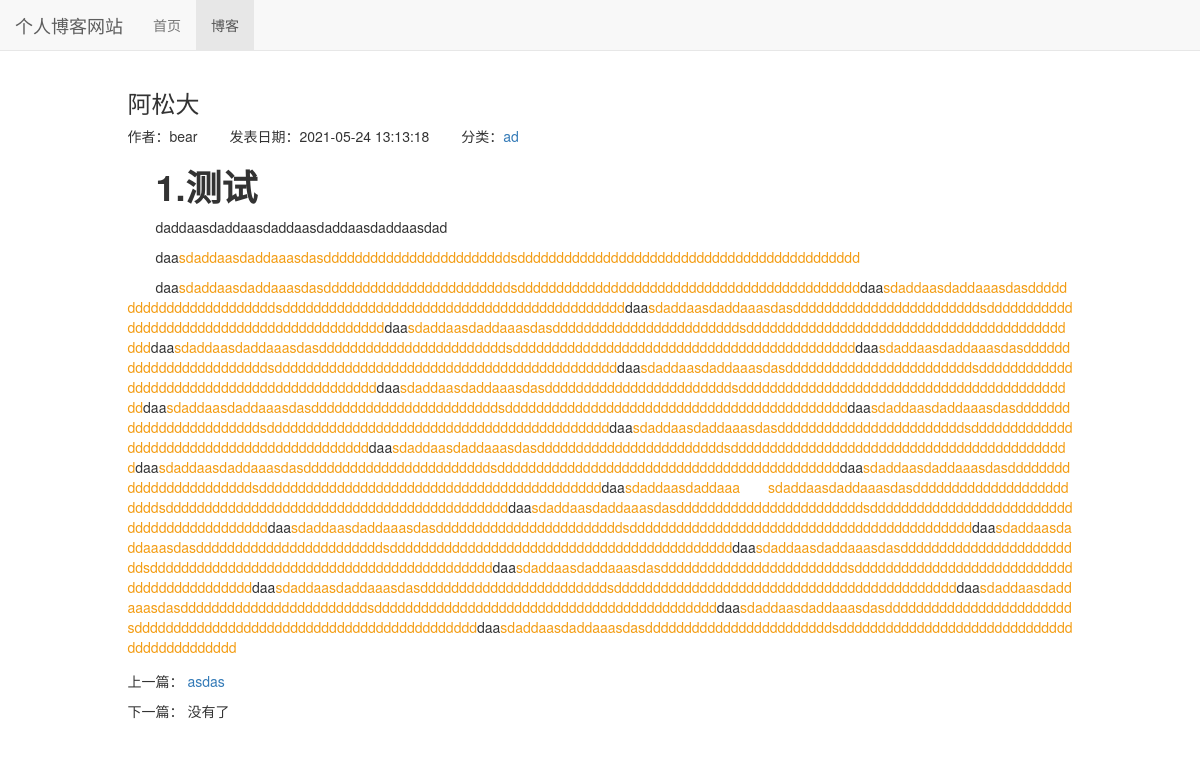
Page /blog/3 on the committed database.
### blog/models.py (models this page shows, shortened)
class Blog(models.Model):
    title = models.CharField(max_length=30)
    blog_type = models.ForeignKey(BlogType, on_delete=models.DO_NOTHING)
    content = RichTextUploadingField()
    author = models.ForeignKey(User, on_delete=models.DO_NOTHING)
    created_time = models.DateTimeField(auto_now_add=True)
    last_updated_time = models.DateTimeField(auto_now_add=True)
    class Meta:
        ordering = ['-created_time']

class BlogType(models.Model):
    type_name = models.CharField(max_length=15)
    def __str__(self):
        return self.type_name

### blog/views.py (the view)
# urls.py: path('<int:blog_pk>', views.blog_detail, name='blog_detail'),
def blog_detail(request,blog_pk):
    content = {}
    blog = get_object_or_404(Blog, pk=blog_pk)
    content['previous_blog'] = Blog.objects.filter(created_time__gt=blog.created_time).last()
    content['next_blog'] = Blog.objects.filter(created_time__lt=blog.created_time).first()
    content['blog'] = blog
    return render_to_response('blog/blog_detail.html', content)

### blog/templates/blog/blog_detail.html (shortened to what this page needs)
{% extends 'base.html' %}
{% block nav_blog_active %}active{% endblock %}
{% load staticfiles %}
{% block header_extends %}
    <link rel="stylesheet" type="text/css" href="{% static 'blog/blog.css' %}">
{% endblock %}
{%  block  content %}
    <div class="container">
        <div class="row">
            <div class="col-xs-10 col-xs-offset-1">
                <h3>{{ blog.title }}</h3>
                <ul class="blog-info-description">
                    <li>作者：{{ blog.author }}</li>
                    <li>发表日期：{{ blog.created_time|date:"Y-m-d H:i:s" }}</li>
                    <li>分类：<a href="{% url 'blogs_with_type' blog.blog_type.pk %}">{{ blog.blog_type }}</a></li>
                </ul>
                <div class="blog-content">
                    <p>{{ blog.content|safe }}</p>
                </div>
                <div class="blog-more">
                    <p>上一篇：
                        {% if previous_blog %}
                            <a href="{% url 'blog_detail' previous_blog.pk %}">{{ previous_blog.title }}</a>
                        {% else %}
                            没有了
                        {% endif %}
                    </p>
                    <p>下一篇：
                        {% if next_blog %}
                            <a href="{% url 'blog_detail' next_blog.pk %}">{{ next_blog.title }}</a>
                        {% else %}
                            没有了
                        {% endif %}
                    </p>
                </div>
            </div>
        </div>
    </div>
{% endblock %}

### static/base.css (style rules this page uses)
* { margin: 0; padding: 0; }
body { margin-top: 70px!important; }
ul { list-style-type: none!important; }

### blog/static/blog/blog.css (style rules this page uses)
ul.blog-info-description { list-style-type: none; margin-bottom: 1em; }
ul.blog-info-description li { display:inline-block; margin-right: 2em; }
div.blog-content { text-indent: 2em; }
div.blog-content p { white-space: normal; word-break: break-all; }
div.blog-more { margin-top: 1em; }

### rows in the picture
Blog: title "阿松大", author "bear", created_time "2021-05-24 13:13:18", blog_type "ad", content "1.测试 daddaasdaddaasdaddaasdaddaasdaddaasdad daa sdaddaasdaddaaasdasddddddddddddddddddddddddsdddddddddddddddddddddddddddddddddddddddddddd daa sdaddaasdaddaaasdasddddddddddddddddddddddddsdddddddddddddddddddddddddddddddddddddddddddd daa sdaddaasdaddaaasdasddddddddddddddddddddddddsdddddddddddddddddddddddddddddddddddddddddddd daa sdaddaasdaddaaasdasddddddddddddddddddddddddsdddddddddddddddddddddddddddddddddddddddddddd daa sdaddaasdaddaaasdasddddddddddddddddddddddddsdddddddddddddddddddddddddddddddddddddddddddd daa sdaddaasdaddaaasdasddddddddddddddddddddddddsdddddddddddddddddddddddddddddddddddddddddddd daa sdaddaasdaddaaasdasddddddddddddddddddddddddsdddddddddddddddddddddddddddddddddddddddddddd daa…"
Blog: title "asdas"
